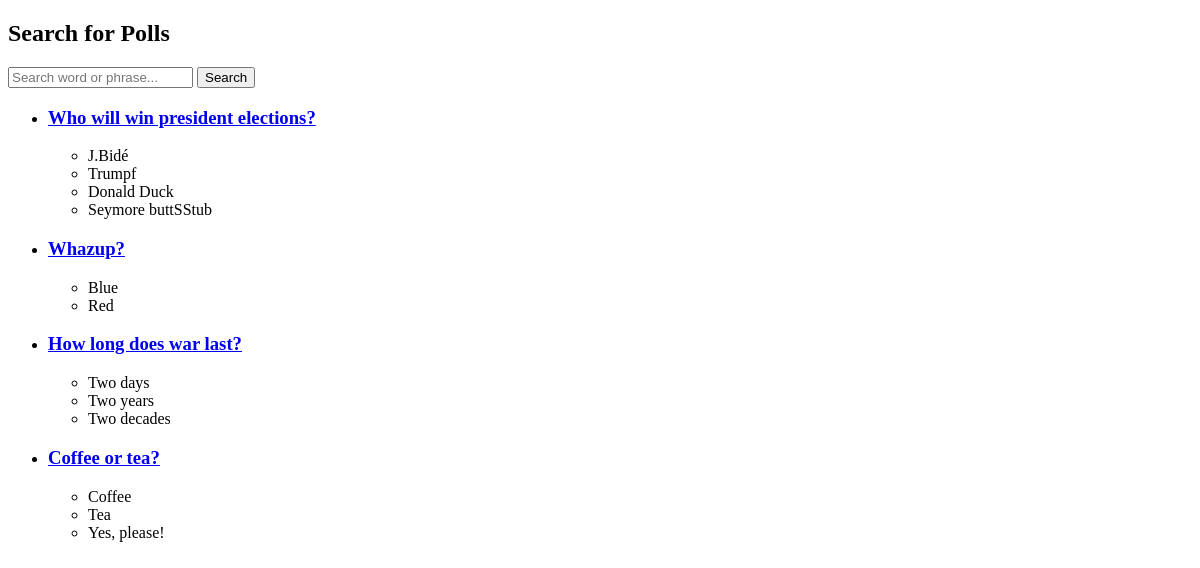
The app's page /polls/search/, older data.
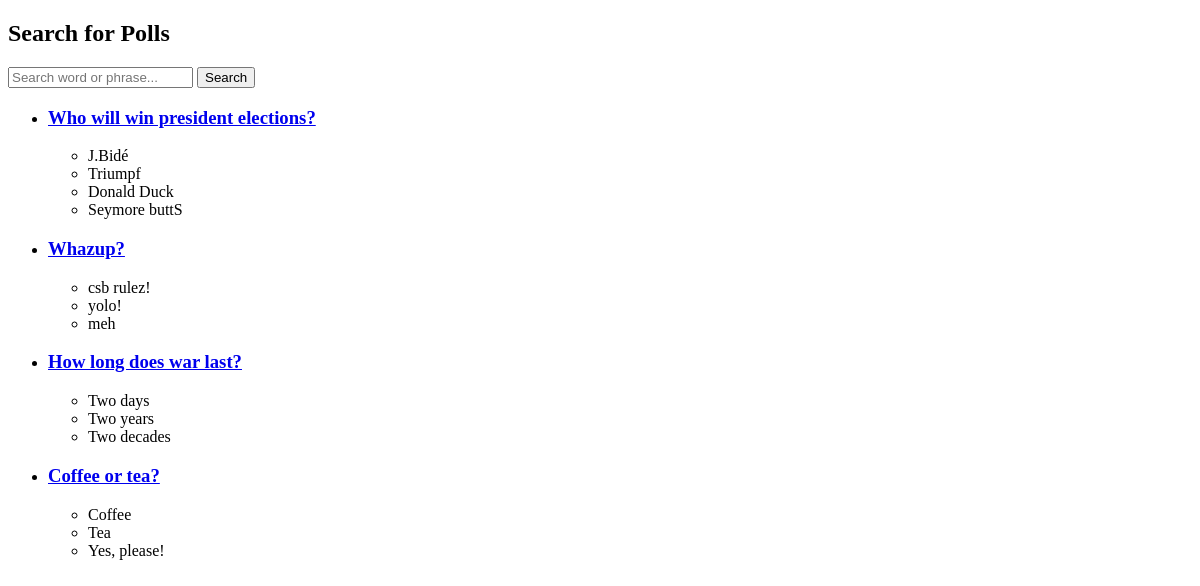
The same page, newer data.
### polls/models.py (models this page shows, shortened)
class Question(models.Model):
    question_text = models.CharField(max_length=200)
    pub_date = models.DateTimeField('date published', default=timezone.now)

class Choice(models.Model):
    question = models.ForeignKey(Question, on_delete=models.CASCADE)
    choice_text = models.CharField(max_length=200)
    votes = models.IntegerField(default=0)

### polls/views.py (the view)
# urls.py: path('search/', views.search, name='polls_search'),
def search(request):
    query = request.GET.get('q')
    if query:
        questions = Question.objects.filter(
            Q(question_text__icontains=query) |      # Hae kysymyksiä ja
            Q(choice__choice_text__icontains=query)  # vaihtoehtoja
        ).distinct()                                 # Poistaatuplat
    else:
        questions = Question.objects.all()
    return render(request, 'polls/polls_search.html', {'questions': questions, 'query': query})

### polls/templates/polls/polls_search.html (shortened to what this page needs)
<!DOCTYPE html>
<html lang="en">
<head>
</head>
<body>
    <h2>Search for Polls</h2>
    <form method="GET">
        <input type="text" name="q" placeholder="Search word or phrase...">
        <button type="submit">Search</button>
    </form>
    <ul>
        {% for question in questions %}
            <li>
                <h3><a href="{% url 'polls:detail' question.id %}" target="_top">{{ question.question_text }}</a></h3>
                <ul>
                    {% for choice in question.choice_set.all %}
                        <li>{{ choice.choice_text }}</li>
                    {% endfor %}
                </ul>
            </li>
        {% empty %}
            <li>No results found.</li>
        {% endfor %}
    </ul>
</body>
</html>

Row changes from the older to the newer data that the page shows:
changed Choice: choice_text "Trumpf" → "Triumpf"
changed Choice: choice_text "Seymore buttSStub" → "Seymore buttS"
changed Choice: choice_text "Blue" → "csb rulez!"
changed Choice: choice_text "Red" → "yolo!"
added Choice: choice_text "meh", shown under Question "Whazup?"
